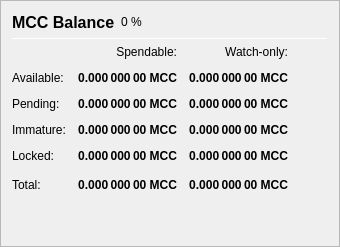
                   <widget class="QFrame" name="frame_Balances">
                    <property name="frameShape">
                     <enum>QFrame::StyledPanel</enum>
                    </property>
                    <property name="frameShadow">
                     <enum>QFrame::Raised</enum>
                    </property>
                    <layout class="QVBoxLayout" name="verticalLayout_4">
                     <item>
                      <layout class="QHBoxLayout" name="horizontalLayout_4">
                       <item>
                        <widget class="QLabel" name="label_5">
                         <property name="minimumSize">
                          <size>
                           <width>0</width>
                           <height>20</height>
                          </size>
                         </property>
                         <property name="font">
                          <font>
                           <pointsize>12</pointsize>
                           <weight>75</weight>
                           <bold>true</bold>
                          </font>
                         </property>
                         <property name="text">
                          <string>MCC Balance</string>
                         </property>
                        </widget>
                       </item>
                       <item>
                        <widget class="QLabel" name="labelMCCPercent">
                         <property name="text">
                          <string notr="true">0 %</string>
                         </property>
                        </widget>
                       </item>
                       <item>
                        <spacer name="horizontalSpacer_3">
                         <property name="orientation">
                          <enum>Qt::Horizontal</enum>
                         </property>
                         <property name="sizeHint" stdset="0">
                          <size>
                           <width>40</width>
                           <height>20</height>
                          </size>
                         </property>
                        </spacer>
                       </item>
                      </layout>
                     </item>
                     <item>
                      <widget class="Line" name="line_Balance">
                       <property name="minimumSize">
                        <size>
                         <width>0</width>
                         <height>1</height>
                        </size>
                       </property>
                       <property name="maximumSize">
                        <size>
                         <width>16777215</width>
                         <height>1</height>
                        </size>
                       </property>
                       <property name="orientation">
                        <enum>Qt::Horizontal</enum>
                       </property>
                      </widget>
                     </item>
                     <item>
                      <layout class="QGridLayout" name="gridLayout">
                       <property name="spacing">
                        <number>12</number>
                       </property>
                       <item row="0" column="1">
                        <widget class="QLabel" name="labelSpendable">
                         <property name="text">
                          <string>Spendable:</string>
                         </property>
                         <property name="alignment">
                          <set>Qt::AlignRight|Qt::AlignTrailing|Qt::AlignVCenter</set>
                         </property>
                        </widget>
                       </item>
                       <item row="0" column="2">
                        <widget class="QLabel" name="labelWatchonly">
                         <property name="text">
                          <string>Watch-only:</string>
                         </property>
                         <property name="alignment">
                          <set>Qt::AlignRight|Qt::AlignTrailing|Qt::AlignVCenter</set>
                         </property>
                        </widget>
                       </item>
                       <item row="1" column="0">
                        <widget class="QLabel" name="labelBalanceText">
                         <property name="text">
                          <string>Available:</string>
                         </property>
                        </widget>
                       </item>
                       <item row="1" column="1">
                        <widget class="QLabel" name="labelBalance">
                         <property name="font">
                          <font>
                           <weight>75</weight>
                           <bold>true</bold>
                          </font>
                         </property>
                         <property name="cursor">
                          <cursorShape>IBeamCursor</cursorShape>
                         </property>
                         <property name="toolTip">
                          <string>Your current spendable balance</string>
                         </property>
                         <property name="text">
                          <string notr="true">0.000 000 00 MCC</string>
                         </property>
                         <property name="alignment">
                          <set>Qt::AlignRight|Qt::AlignTrailing|Qt::AlignVCenter</set>
                         </property>
                         <property name="textInteractionFlags">
                          <set>Qt::LinksAccessibleByMouse|Qt::TextSelectableByKeyboard|Qt::TextSelectableByMouse</set>
                         </property>
                        </widget>
                       </item>
                       <item row="1" column="2">
                        <widget class="QLabel" name="labelWatchAvailable">
                         <property name="font">
                          <font>
                           <weight>75</weight>
                           <bold>true</bold>
                          </font>
                         </property>
                         <property name="cursor">
                          <cursorShape>IBeamCursor</cursorShape>
                         </property>
                         <property name="toolTip">
                          <string>Your current balance in watch-only addresses</string>
                         </property>
                         <property name="text">
                          <string notr="true">0.000 000 00 MCC</string>
                         </property>
                         <property name="alignment">
                          <set>Qt::AlignRight|Qt::AlignTrailing|Qt::AlignVCenter</set>
                         </property>
                         <property name="textInteractionFlags">
                          <set>Qt::LinksAccessibleByMouse|Qt::TextSelectableByKeyboard|Qt::TextSelectableByMouse</set>
                         </property>
                        </widget>
                       </item>
                       <item row="2" column="0">
                        <widget class="QLabel" name="labelPendingText">
                         <property name="text">
                          <string>Pending:</string>
                         </property>
                        </widget>
                       </item>
                       <item row="2" column="1">
                        <widget class="QLabel" name="labelUnconfirmed">
                         <property name="font">
                          <font>
                           <weight>75</weight>
                           <bold>true</bold>
                          </font>
                         </property>
                         <property name="cursor">
                          <cursorShape>IBeamCursor</cursorShape>
                         </property>
                         <property name="toolTip">
                          <string>Total of transactions that have yet to be confirmed, and do not yet count toward the spendable balance</string>
                         </property>
                         <property name="text">
                          <string notr="true">0.000 000 00 MCC</string>
                         </property>
                         <property name="alignment">
                          <set>Qt::AlignRight|Qt::AlignTrailing|Qt::AlignVCenter</set>
                         </property>
                         <property name="textInteractionFlags">
                          <set>Qt::LinksAccessibleByMouse|Qt::TextSelectableByKeyboard|Qt::TextSelectableByMouse</set>
                         </property>
                        </widget>
                       </item>
                       <item row="2" column="2">
                        <widget class="QLabel" name="labelWatchPending">
                         <property name="font">
                          <font>
                           <weight>75</weight>
                           <bold>true</bold>
                          </font>
                         </property>
                         <property name="cursor">
                          <cursorShape>IBeamCursor</cursorShape>
                         </property>
                         <property name="toolTip">
                          <string>Unconfirmed transactions to watch-only addresses</string>
                         </property>
                         <property name="text">
                          <string notr="true">0.000 000 00 MCC</string>
                         </property>
                         <property name="alignment">
                          <set>Qt::AlignRight|Qt::AlignTrailing|Qt::AlignVCenter</set>
                         </property>
                         <property name="textInteractionFlags">
                          <set>Qt::LinksAccessibleByMouse|Qt::TextSelectableByKeyboard|Qt::TextSelectableByMouse</set>
                         </property>
                        </widget>
                       </item>
                       <item row="3" column="0">
                        <widget class="QLabel" name="labelImmatureText">
                         <property name="text">
                          <string>Immature:</string>
                         </property>
                        </widget>
                       </item>
                       <item row="3" column="1">
                        <widget class="QLabel" name="labelImmature">
                         <property name="font">
                          <font>
                           <weight>75</weight>
                           <bold>true</bold>
                          </font>
                         </property>
                         <property name="cursor">
                          <cursorShape>IBeamCursor</cursorShape>
                         </property>
                         <property name="toolTip">
                          <string>Staked or masternode rewards that has not yet matured</string>
                         </property>
                         <property name="text">
                          <string notr="true">0.000 000 00 MCC</string>
                         </property>
                         <property name="alignment">
                          <set>Qt::AlignRight|Qt::AlignTrailing|Qt::AlignVCenter</set>
                         </property>
                         <property name="textInteractionFlags">
                          <set>Qt::LinksAccessibleByMouse|Qt::TextSelectableByKeyboard|Qt::TextSelectableByMouse</set>
                         </property>
                        </widget>
                       </item>
                       <item row="3" column="2">
                        <widget class="QLabel" name="labelWatchImmature">
                         <property name="font">
                          <font>
                           <weight>75</weight>
                           <bold>true</bold>
                          </font>
                         </property>
                         <property name="cursor">
                          <cursorShape>IBeamCursor</cursorShape>
                         </property>
                         <property name="toolTip">
                          <string>Staked or masternode rewards in watch-only addresses that has not yet matured</string>
                         </property>
                         <property name="text">
                          <string notr="true">0.000 000 00 MCC</string>
                         </property>
                         <property name="alignment">
                          <set>Qt::AlignRight|Qt::AlignTrailing|Qt::AlignVCenter</set>
                         </property>
                         <property name="textInteractionFlags">
                          <set>Qt::LinksAccessibleByMouse|Qt::TextSelectableByKeyboard|Qt::TextSelectableByMouse</set>
                         </property>
                        </widget>
                       </item>
                       <item row="4" column="0">
                        <widget class="QLabel" name="labelLockedBalanceText">
                         <property name="toolTip">
                          <string>Locked MCC or Masternode collaterals. These are excluded from zMCC minting.</string>
                         </property>
                         <property name="text">
                          <string>Locked:</string>
                         </property>
                        </widget>
                       </item>
                       <item row="4" column="1">
                        <widget class="QLabel" name="labelLockedBalance">
                         <property name="font">
                          <font>
                           <weight>75</weight>
                           <bold>true</bold>
                          </font>
                         </property>
                         <property name="cursor">
                          <cursorShape>IBeamCursor</cursorShape>
                         </property>
                         <property name="toolTip">
                          <string>Locked MCC or Masternode collaterals. These are excluded from zMCC minting.</string>
                         </property>
                         <property name="text">
                          <string notr="true">0.000 000 00 MCC</string>
                         </property>
                         <property name="alignment">
                          <set>Qt::AlignRight|Qt::AlignTrailing|Qt::AlignVCenter</set>
                         </property>
                         <property name="textInteractionFlags">
                          <set>Qt::LinksAccessibleByMouse|Qt::TextSelectableByKeyboard|Qt::TextSelectableByMouse</set>
                         </property>
                        </widget>
                       </item>
                       <item row="4" column="2">
                        <widget class="QLabel" name="labelWatchLocked">
                         <property name="font">
                          <font>
                           <weight>75</weight>
                           <bold>true</bold>
                          </font>
                         </property>
                         <property name="cursor">
                          <cursorShape>IBeamCursor</cursorShape>
                         </property>
                         <property name="toolTip">
                          <string>Current locked balance in watch-only addresses</string>
                         </property>
                         <property name="text">
                          <string notr="true">0.000 000 00 MCC</string>
                         </property>
                         <property name="alignment">
                          <set>Qt::AlignRight|Qt::AlignTrailing|Qt::AlignVCenter</set>
                         </property>
                         <property name="textInteractionFlags">
                          <set>Qt::LinksAccessibleByMouse|Qt::TextSelectableByKeyboard|Qt::TextSelectableByMouse</set>
                         </property>
                        </widget>
                       </item>
                       <item row="5" column="0">
                        <widget class="QLabel" name="labelTotalText">
                         <property name="toolTip">
                          <string>Your current Macrocoin balance, unconfirmed and immature transactions included</string>
                         </property>
                         <property name="text">
                          <string>Total:</string>
                         </property>
                        </widget>
                       </item>
                       <item row="5" column="1">
                        <widget class="QLabel" name="labelTotal">
                         <property name="font">
                          <font>
                           <weight>75</weight>
                           <bold>true</bold>
                          </font>
                         </property>
                         <property name="cursor">
                          <cursorShape>IBeamCursor</cursorShape>
                         </property>
                         <property name="toolTip">
                          <string>Your current Macrocoin balance, unconfirmed and immature transactions included</string>
                         </property>
                         <property name="text">
                          <string notr="true">0.000 000 00 MCC</string>
                         </property>
                         <property name="alignment">
                          <set>Qt::AlignRight|Qt::AlignTrailing|Qt::AlignVCenter</set>
                         </property>
                         <property name="textInteractionFlags">
                          <set>Qt::LinksAccessibleByMouse|Qt::TextSelectableByKeyboard|Qt::TextSelectableByMouse</set>
                         </property>
                        </widget>
                       </item>
                       <item row="5" column="2">
                        <widget class="QLabel" name="labelWatchTotal">
                         <property name="font">
                          <font>
                           <weight>75</weight>
                           <bold>true</bold>
                          </font>
                         </property>
                         <property name="cursor">
                          <cursorShape>IBeamCursor</cursorShape>
                         </property>
                         <property name="toolTip">
                          <string>Current total balance in watch-only addresses</string>
                         </property>
                         <property name="text">
                          <string notr="true">0.000 000 00 MCC</string>
                         </property>
                         <property name="alignment">
                          <set>Qt::AlignRight|Qt::AlignTrailing|Qt::AlignVCenter</set>
                         </property>
                         <property name="textInteractionFlags">
                          <set>Qt::LinksAccessibleByMouse|Qt::TextSelectableByKeyboard|Qt::TextSelectableByMouse</set>
                         </property>
                        </widget>
                       </item>
                       <item row="5" column="3">
                        <spacer name="horizontalSpacer_9">
                         <property name="orientation">
                          <enum>Qt::Horizontal</enum>
                         </property>
                         <property name="sizeHint" stdset="0">
                          <size>
                           <width>40</width>
                           <height>20</height>
                          </size>
                         </property>
                        </spacer>
                       </item>
                      </layout>
                     </item>
                     <item>
                      <spacer name="verticalSpacer_3">
                       <property name="orientation">
                        <enum>Qt::Vertical</enum>
                       </property>
                       <property name="sizeHint" stdset="0">
                        <size>
                         <width>20</width>
                         <height>40</height>
                        </size>
                       </property>
                      </spacer>
                     </item>
                    </layout>
                   </widget>
